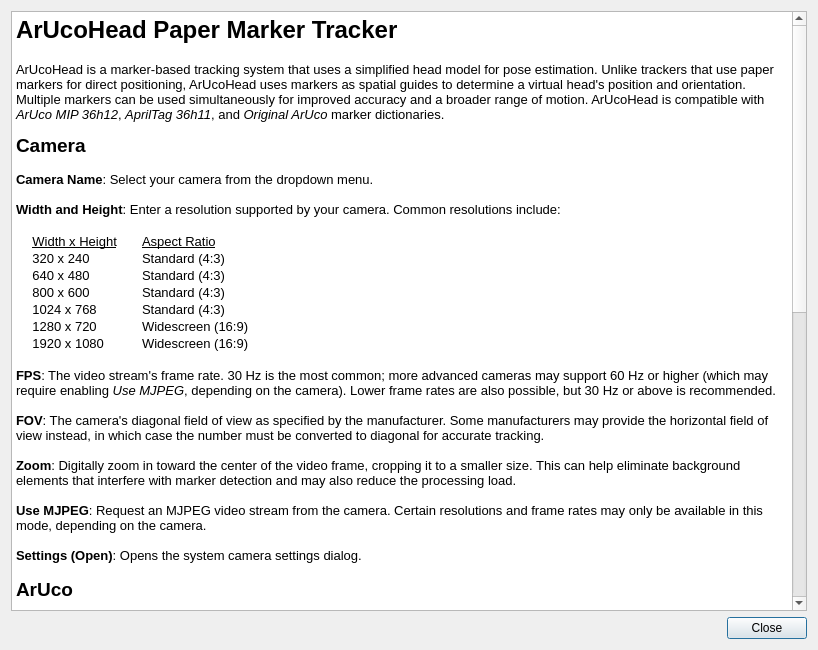
<?xml version="1.0" encoding="UTF-8"?>
<ui version="4.0">
 <class>ArUcoheadHelpDialog</class>
 <widget class="QDialog" name="ArUcoheadHelpDialog">
  <property name="geometry">
   <rect>
    <x>0</x>
    <y>0</y>
    <width>818</width>
    <height>650</height>
   </rect>
  </property>
  <property name="windowTitle">
   <string>ArUcoHead Help</string>
  </property>
  <layout class="QVBoxLayout" name="verticalLayout">
   <item>
    <widget class="QTextBrowser" name="tbHelpText">
     <property name="html">
      <string>&lt;!DOCTYPE HTML PUBLIC &quot;-//W3C//DTD HTML 4.0//EN&quot; &quot;http://www.w3.org/TR/REC-html40/strict.dtd&quot;&gt;
&lt;html&gt;&lt;head&gt;&lt;meta name=&quot;qrichtext&quot; content=&quot;1&quot; /&gt;&lt;meta charset=&quot;utf-8&quot; /&gt;&lt;style type=&quot;text/css&quot;&gt;
p, li { white-space: pre-wrap; }
hr { height: 1px; border-width: 0; }
li.unchecked::marker { content: &quot;\2610&quot;; }
li.checked::marker { content: &quot;\2612&quot;; }
&lt;/style&gt;&lt;/head&gt;&lt;body style=&quot; font-family:'Segoe UI'; font-size:9pt; font-weight:400; font-style:normal;&quot;&gt;
&lt;p style=&quot; margin-top:0px; margin-bottom:0px; margin-left:0px; margin-right:0px; -qt-block-indent:0; text-indent:0px;&quot;&gt;&lt;span style=&quot; font-size:xx-large; font-weight:700;&quot;&gt;ArUcoHead Paper Marker Tracker&lt;/span&gt;&lt;/p&gt;
&lt;p style=&quot; margin-top:18px; margin-bottom:12px; margin-left:0px; margin-right:0px; -qt-block-indent:0; text-indent:0px;&quot;&gt;&lt;span style=&quot; font-size:10pt;&quot;&gt;ArUcoHead is a marker-based tracking system that uses a simplified head model for pose estimation. Unlike trackers that use paper markers for direct positioning, ArUcoHead uses markers as spatial guides to determine a virtual head's position and orientation. Multiple markers can be used simultaneously for improved accuracy and a broader range of motion. ArUcoHead is compatible with &lt;/span&gt;&lt;span style=&quot; font-size:10pt; font-style:italic;&quot;&gt;ArUco MIP 36h12&lt;/span&gt;&lt;span style=&quot; font-size:10pt;&quot;&gt;, &lt;/span&gt;&lt;span style=&quot; font-size:10pt; font-style:italic;&quot;&gt;AprilTag 36h11&lt;/span&gt;&lt;span style=&quot; font-size:10pt;&quot;&gt;, and &lt;/span&gt;&lt;span style=&quot; font-size:10pt; font-style:italic;&quot;&gt;Original ArUco&lt;/span&gt;&lt;span style=&quot; font-size:10pt;&quot;&gt; marker dictionaries.&lt;/span&gt;&lt;/p&gt;
&lt;p style=&quot; margin-top:0px; margin-bottom:0px; margin-left:0px; margin-right:0px; -qt-block-indent:0; text-indent:0px;&quot;&gt;&lt;span style=&quot; font-size:14pt; font-weight:700;&quot;&gt;Camera&lt;/span&gt;&lt;/p&gt;
&lt;p style=&quot; margin-top:0px; margin-bottom:0px; margin-left:0px; margin-right:0px; -qt-block-indent:0; text-indent:0px;&quot;&gt;&lt;span style=&quot; font-size:10pt; font-weight:700;&quot;&gt;&lt;br /&gt;Camera Name&lt;/span&gt;&lt;span style=&quot; font-size:10pt;&quot;&gt;: Select your camera from the dropdown menu.&lt;/span&gt;&lt;/p&gt;
&lt;p style=&quot;-qt-paragraph-type:empty; margin-top:0px; margin-bottom:0px; margin-left:0px; margin-right:0px; -qt-block-indent:0; text-indent:0px; font-size:10pt; font-weight:700;&quot;&gt;&lt;br /&gt;&lt;/p&gt;
&lt;p style=&quot; margin-top:0px; margin-bottom:0px; margin-left:0px; margin-right:0px; -qt-block-indent:0; text-indent:0px;&quot;&gt;&lt;span style=&quot; font-size:10pt; font-weight:700;&quot;&gt;Width and Height&lt;/span&gt;&lt;span style=&quot; font-size:10pt;&quot;&gt;: Enter a resolution supported by your camera. Common resolutions include:&lt;/span&gt;&lt;/p&gt;
&lt;p style=&quot;-qt-paragraph-type:empty; margin-top:0px; margin-bottom:0px; margin-left:0px; margin-right:0px; -qt-block-indent:0; text-indent:0px; font-size:10pt;&quot;&gt;&lt;br /&gt;&lt;/p&gt;
&lt;p style=&quot;-qt-paragraph-type:empty; margin-top:0px; margin-bottom:0px; margin-left:0px; margin-right:0px; -qt-block-indent:0; text-indent:0px; font-size:10pt;&quot;&gt;&lt;br /&gt;&lt;/p&gt;
&lt;table border=&quot;0&quot; style=&quot; margin-top:0px; margin-bottom:0px; margin-left:0px; margin-right:0px;&quot; cellspacing=&quot;2&quot; cellpadding=&quot;0&quot;&gt;&lt;thead&gt;
&lt;tr&gt;
&lt;td&gt;
&lt;p style=&quot; margin-top:0px; margin-bottom:0px; margin-left:0px; margin-right:0px; -qt-block-indent:0; text-indent:0px;&quot;&gt;&lt;span style=&quot; font-size:10pt;&quot;&gt;    &lt;/span&gt;&lt;span style=&quot; font-size:10pt; text-decoration: underline;&quot;&gt;Width x Height&lt;/span&gt;&lt;/p&gt;&lt;/td&gt;
&lt;td&gt;
&lt;p style=&quot; margin-top:0px; margin-bottom:0px; margin-left:0px; margin-right:0px; -qt-block-indent:0; text-indent:0px;&quot;&gt;&lt;span style=&quot; font-size:10pt; text-decoration: underline;&quot;&gt;Aspect Ratio&lt;/span&gt;&lt;/p&gt;&lt;/td&gt;&lt;/tr&gt;&lt;/thead&gt;
&lt;tr&gt;
&lt;td&gt;
&lt;p style=&quot; margin-top:0px; margin-bottom:0px; margin-left:0px; margin-right:0px; -qt-block-indent:0; text-indent:0px;&quot;&gt;&lt;span style=&quot; font-size:10pt;&quot;&gt;    320 x 240&lt;/span&gt;&lt;/p&gt;&lt;/td&gt;
&lt;td&gt;
&lt;p style=&quot; margin-top:0px; margin-bottom:0px; margin-left:0px; margin-right:0px; -qt-block-indent:0; text-indent:0px;&quot;&gt;&lt;span style=&quot; font-size:10pt;&quot;&gt;Standard (4:3)&lt;/span&gt;&lt;/p&gt;&lt;/td&gt;&lt;/tr&gt;
&lt;tr&gt;
&lt;td&gt;
&lt;p style=&quot; margin-top:0px; margin-bottom:0px; margin-left:0px; margin-right:0px; -qt-block-indent:0; text-indent:0px;&quot;&gt;&lt;span style=&quot; font-size:10pt;&quot;&gt;    640 x 480      &lt;/span&gt;&lt;/p&gt;&lt;/td&gt;
&lt;td&gt;
&lt;p style=&quot; margin-top:0px; margin-bottom:0px; margin-left:0px; margin-right:0px; -qt-block-indent:0; text-indent:0px;&quot;&gt;&lt;span style=&quot; font-size:10pt;&quot;&gt;Standard (4:3)&lt;/span&gt;&lt;/p&gt;&lt;/td&gt;&lt;/tr&gt;
&lt;tr&gt;
&lt;td&gt;
&lt;p style=&quot; margin-top:0px; margin-bottom:0px; margin-left:0px; margin-right:0px; -qt-block-indent:0; text-indent:0px;&quot;&gt;&lt;span style=&quot; font-size:10pt;&quot;&gt;    800 x 600&lt;/span&gt;&lt;/p&gt;&lt;/td&gt;
&lt;td&gt;
&lt;p style=&quot; margin-top:0px; margin-bottom:0px; margin-left:0px; margin-right:0px; -qt-block-indent:0; text-indent:0px;&quot;&gt;&lt;span style=&quot; font-size:10pt;&quot;&gt;Standard (4:3)&lt;/span&gt;&lt;/p&gt;&lt;/td&gt;&lt;/tr&gt;
&lt;tr&gt;
&lt;td&gt;
&lt;p style=&quot; margin-top:0px; margin-bottom:0px; margin-left:0px; margin-right:0px; -qt-block-indent:0; text-indent:0px;&quot;&gt;&lt;span style=&quot; font-size:10pt;&quot;&gt;    1024 x 768&lt;/span&gt;&lt;/p&gt;&lt;/td&gt;
&lt;td&gt;
&lt;p style=&quot; margin-top:0px; margin-bottom:0px; margin-left:0px; margin-right:0px; -qt-block-indent:0; text-indent:0px;&quot;&gt;&lt;span style=&quot; font-size:10pt;&quot;&gt;Standard (4:3)&lt;/span&gt;&lt;/p&gt;&lt;/td&gt;&lt;/tr&gt;
&lt;tr&gt;
&lt;td&gt;
&lt;p style=&quot; margin-top:0px; margin-bottom:0px; margin-left:0px; margin-right:0px; -qt-block-indent:0; text-indent:0px;&quot;&gt;&lt;span style=&quot; font-size:10pt;&quot;&gt;    1280 x 720&lt;/span&gt;&lt;/p&gt;&lt;/td&gt;
&lt;td&gt;
&lt;p style=&quot; margin-top:0px; margin-bottom:0px; margin-left:0px; margin-right:0px; -qt-block-indent:0; text-indent:0px;&quot;&gt;&lt;span style=&quot; font-size:10pt;&quot;&gt;Widescreen (16:9)&lt;/span&gt;&lt;/p&gt;&lt;/td&gt;&lt;/tr&gt;
&lt;tr&gt;
&lt;td&gt;
&lt;p style=&quot; margin-top:0px; margin-bottom:0px; margin-left:0px; margin-right:0px; -qt-block-indent:0; text-indent:0px;&quot;&gt;&lt;span style=&quot; font-size:10pt;&quot;&gt;    1920 x 1080          &lt;/span&gt;&lt;/p&gt;&lt;/td&gt;
&lt;td&gt;
&lt;p style=&quot; margin-top:0px; margin-bottom:0px; margin-left:0px; margin-right:0px; -qt-block-indent:0; text-indent:0px;&quot;&gt;&lt;span style=&quot; font-size:10pt;&quot;&gt;Widescreen (16:9)&lt;/span&gt;&lt;/p&gt;&lt;/td&gt;&lt;/tr&gt;&lt;/table&gt;
&lt;p style=&quot;-qt-paragraph-type:empty; margin-top:0px; margin-bottom:0px; margin-left:0px; margin-right:0px; -qt-block-indent:0; text-indent:0px; font-size:10pt;&quot;&gt;&lt;br /&gt;&lt;/p&gt;
&lt;p style=&quot; margin-top:0px; margin-bottom:0px; margin-left:0px; margin-right:0px; -qt-block-indent:0; text-indent:0px;&quot;&gt;&lt;span style=&quot; font-size:10pt; font-weight:700;&quot;&gt;FPS&lt;/span&gt;&lt;span style=&quot; font-size:10pt;&quot;&gt;: The video stream's frame rate. 30 Hz is the most common; more advanced cameras may support 60 Hz or higher (which may require enabling &lt;/span&gt;&lt;span style=&quot; font-size:10pt; font-style:italic;&quot;&gt;Use MJPEG&lt;/span&gt;&lt;span style=&quot; font-size:10pt;&quot;&gt;, depending on the camera). Lower frame rates are also possible, but 30 Hz or above is recommended.&lt;/span&gt;&lt;/p&gt;
&lt;p style=&quot;-qt-paragraph-type:empty; margin-top:0px; margin-bottom:0px; margin-left:0px; margin-right:0px; -qt-block-indent:0; text-indent:0px; font-size:10pt; font-weight:700;&quot;&gt;&lt;br /&gt;&lt;/p&gt;
&lt;p style=&quot; margin-top:0px; margin-bottom:0px; margin-left:0px; margin-right:0px; -qt-block-indent:0; text-indent:0px;&quot;&gt;&lt;span style=&quot; font-size:10pt; font-weight:700;&quot;&gt;FOV&lt;/span&gt;&lt;span style=&quot; font-size:10pt;&quot;&gt;: The camera's diagonal field of view as specified by the manufacturer. Some manufacturers may provide the horizontal field of view instead, in which case the number must be converted to diagonal for accurate tracking.&lt;/span&gt;&lt;/p&gt;
&lt;p style=&quot;-qt-paragraph-type:empty; margin-top:0px; margin-bottom:0px; margin-left:0px; margin-right:0px; -qt-block-indent:0; text-indent:0px; font-size:10pt;&quot;&gt;&lt;br /&gt;&lt;/p&gt;
&lt;p style=&quot; margin-top:0px; margin-bottom:0px; margin-left:0px; margin-right:0px; -qt-block-indent:0; text-indent:0px;&quot;&gt;&lt;span style=&quot; font-size:10pt; font-weight:700;&quot;&gt;Zoom&lt;/span&gt;&lt;span style=&quot; font-size:10pt;&quot;&gt;: Digitally zoom in toward the center of the video frame, cropping it to a smaller size. This can help eliminate background elements that interfere with marker detection and may also reduce the processing load.&lt;/span&gt;&lt;/p&gt;
&lt;p style=&quot;-qt-paragraph-type:empty; margin-top:0px; margin-bottom:0px; margin-left:0px; margin-right:0px; -qt-block-indent:0; text-indent:0px; font-size:10pt;&quot;&gt;&lt;br /&gt;&lt;/p&gt;
&lt;p style=&quot; margin-top:0px; margin-bottom:0px; margin-left:0px; margin-right:0px; -qt-block-indent:0; text-indent:0px;&quot;&gt;&lt;span style=&quot; font-size:10pt; font-weight:700;&quot;&gt;Use MJPEG&lt;/span&gt;&lt;span style=&quot; font-size:10pt;&quot;&gt;: Request an MJPEG video stream from the camera. Certain resolutions and frame rates may only be available in this mode, depending on the camera.&lt;/span&gt;&lt;/p&gt;
&lt;p style=&quot;-qt-paragraph-type:empty; margin-top:0px; margin-bottom:0px; margin-left:0px; margin-right:0px; -qt-block-indent:0; text-indent:0px; font-size:10pt;&quot;&gt;&lt;br /&gt;&lt;/p&gt;
&lt;p style=&quot; margin-top:0px; margin-bottom:0px; margin-left:0px; margin-right:0px; -qt-block-indent:0; text-indent:0px;&quot;&gt;&lt;span style=&quot; font-size:10pt; font-weight:700;&quot;&gt;Settings (Open)&lt;/span&gt;&lt;span style=&quot; font-size:10pt;&quot;&gt;: Opens the system camera settings dialog.&lt;/span&gt;&lt;/p&gt;
&lt;p style=&quot;-qt-paragraph-type:empty; margin-top:0px; margin-bottom:0px; margin-left:0px; margin-right:0px; -qt-block-indent:0; text-indent:0px; font-size:10pt;&quot;&gt;&lt;br /&gt;&lt;/p&gt;
&lt;p style=&quot; margin-top:0px; margin-bottom:0px; margin-left:0px; margin-right:0px; -qt-block-indent:0; text-indent:0px;&quot;&gt;&lt;span style=&quot; font-size:14pt; font-weight:700;&quot;&gt;ArUco&lt;/span&gt;&lt;/p&gt;
&lt;p style=&quot;-qt-paragraph-type:empty; margin-top:0px; margin-bottom:0px; margin-left:0px; margin-right:0px; -qt-block-indent:0; text-indent:0px;&quot;&gt;&lt;br /&gt;&lt;/p&gt;
&lt;p style=&quot; margin-top:0px; margin-bottom:0px; margin-left:0px; margin-right:0px; -qt-block-indent:0; text-indent:0px;&quot;&gt;&lt;span style=&quot; font-size:10pt;&quot;&gt;Markers should be affixed to a rigid surface such as cardboard or a 3d-printed plate — preferably using thin, double-sided tape or a very thin layer of glue as from a glue stick — and attached to a hat or head band. Always start the tracker while in neutral position, head facing forward looking straight at the monitor. Avoid mounting the markers such that they're flat to the camera while in this position as detection can be unstable or jittery when markers are flat to the camera.&lt;/span&gt;&lt;/p&gt;
&lt;p style=&quot;-qt-paragraph-type:empty; margin-top:0px; margin-bottom:0px; margin-left:0px; margin-right:0px; -qt-block-indent:0; text-indent:0px;&quot;&gt;&lt;br /&gt;&lt;/p&gt;
&lt;p style=&quot; margin-top:0px; margin-bottom:0px; margin-left:0px; margin-right:0px; -qt-block-indent:0; text-indent:0px;&quot;&gt;&lt;span style=&quot; font-size:10pt; font-weight:700;&quot;&gt;Dictionary&lt;/span&gt;&lt;span style=&quot; font-size:10pt;&quot;&gt;: ArUcoHead supports the use of &lt;/span&gt;&lt;span style=&quot; font-size:10pt; font-style:italic;&quot;&gt;ArUco MIP 36h12&lt;/span&gt;&lt;span style=&quot; font-size:10pt;&quot;&gt;, &lt;/span&gt;&lt;span style=&quot; font-size:10pt; font-style:italic;&quot;&gt;AprilTag 36h11&lt;/span&gt;&lt;span style=&quot; font-size:10pt;&quot;&gt;, and &lt;/span&gt;&lt;span style=&quot; font-size:10pt; font-style:italic;&quot;&gt;Original ArUco&lt;/span&gt;&lt;span style=&quot; font-size:10pt;&quot;&gt; markers. ArUco MIP 36h12 and AprilTag 36h11 offer the best reliability — more accurate ID detection with fewer false positives — while Original ArUco may be slightly faster. Markers can be generated and printed at &lt;/span&gt;&lt;a href=&quot;https://chev.me/arucogen/&quot;&gt;&lt;span style=&quot; font-size:10pt; text-decoration: underline; color:#003e92;&quot;&gt;chev.me/arucogen/&lt;/span&gt;&lt;/a&gt;&lt;span style=&quot; font-size:10pt;&quot;&gt;.&lt;/span&gt;&lt;/p&gt;
&lt;p style=&quot;-qt-paragraph-type:empty; margin-top:0px; margin-bottom:0px; margin-left:0px; margin-right:0px; -qt-block-indent:0; text-indent:0px; font-size:10pt;&quot;&gt;&lt;br /&gt;&lt;/p&gt;
&lt;p style=&quot; margin-top:0px; margin-bottom:0px; margin-left:0px; margin-right:0px; -qt-block-indent:0; text-indent:0px;&quot;&gt;&lt;span style=&quot; font-size:10pt; font-weight:700;&quot;&gt;Marker size&lt;/span&gt;&lt;span style=&quot; font-size:10pt;&quot;&gt;: The ideal marker size will depend on camera resolution, the maximum distance from the camera, and personal comfort. Higher resolutions and shorter distances allow for smaller markers. The default is 80mm, which is suitable for close to medium distances.&lt;/span&gt;&lt;/p&gt;
&lt;p style=&quot;-qt-paragraph-type:empty; margin-top:0px; margin-bottom:0px; margin-left:0px; margin-right:0px; -qt-block-indent:0; text-indent:0px; font-size:10pt;&quot;&gt;&lt;br /&gt;&lt;/p&gt;
&lt;p style=&quot; margin-top:0px; margin-bottom:0px; margin-left:0px; margin-right:0px; -qt-block-indent:0; text-indent:0px;&quot;&gt;&lt;span style=&quot; font-size:10pt;&quot;&gt;For best results always include a plain white border (known as the &amp;quot;quiet zone&amp;quot;) around the marker. This should be at least the width of one cell (one of the black or white squares that make up the marker) of the marker. Minimum requirements are:&lt;/span&gt;&lt;/p&gt;
&lt;p style=&quot; margin-top:12px; margin-bottom:12px; margin-left:0px; margin-right:0px; -qt-block-indent:0; text-indent:0px;&quot;&gt;    &lt;/p&gt;
&lt;table border=&quot;0&quot; style=&quot; margin-top:0px; margin-bottom:0px; margin-left:0px; margin-right:0px;&quot; cellspacing=&quot;2&quot; cellpadding=&quot;0&quot;&gt;&lt;thead&gt;
&lt;tr&gt;
&lt;td&gt;
&lt;p style=&quot; margin-top:0px; margin-bottom:0px; margin-left:0px; margin-right:0px; -qt-block-indent:0; text-indent:0px;&quot;&gt;&lt;span style=&quot; font-size:10pt; text-decoration: underline;&quot;&gt;Marker Type&lt;/span&gt;&lt;/p&gt;&lt;/td&gt;
&lt;td&gt;
&lt;p style=&quot; margin-top:0px; margin-bottom:0px; margin-left:0px; margin-right:0px; -qt-block-indent:0; text-indent:0px;&quot;&gt;&lt;span style=&quot; font-size:10pt; text-decoration: underline;&quot;&gt;Quiet Zone Size&lt;/span&gt;&lt;/p&gt;&lt;/td&gt;
&lt;td&gt;
&lt;p align=&quot;center&quot; style=&quot; margin-top:0px; margin-bottom:0px; margin-left:0px; margin-right:0px; -qt-block-indent:0; text-indent:0px;&quot;&gt;&lt;span style=&quot; font-size:10pt; text-decoration: underline;&quot;&gt;Total Mounted Size&lt;/span&gt;&lt;/p&gt;&lt;/td&gt;&lt;/tr&gt;&lt;/thead&gt;
&lt;tr&gt;
&lt;td&gt;
&lt;p style=&quot; margin-top:0px; margin-bottom:0px; margin-left:0px; margin-right:0px; -qt-block-indent:0; text-indent:0px;&quot;&gt;&lt;span style=&quot; font-size:10pt;&quot;&gt;ArUco MIP 36h12     &lt;/span&gt;&lt;/p&gt;&lt;/td&gt;
&lt;td&gt;
&lt;p style=&quot; margin-top:0px; margin-bottom:0px; margin-left:0px; margin-right:0px; -qt-block-indent:0; text-indent:0px;&quot;&gt;&lt;span style=&quot; font-size:10pt;&quot;&gt;Marker size x 1⁄8         &lt;/span&gt;&lt;/p&gt;&lt;/td&gt;
&lt;td&gt;
&lt;p style=&quot; margin-top:0px; margin-bottom:0px; margin-left:0px; margin-right:0px; -qt-block-indent:0; text-indent:0px;&quot;&gt;&lt;span style=&quot; font-size:10pt;&quot;&gt;Marker size x 10⁄8&lt;/span&gt;&lt;/p&gt;&lt;/td&gt;&lt;/tr&gt;
&lt;tr&gt;
&lt;td&gt;
&lt;p style=&quot; margin-top:0px; margin-bottom:0px; margin-left:0px; margin-right:0px; -qt-block-indent:0; text-indent:0px;&quot;&gt;&lt;span style=&quot; font-size:10pt;&quot;&gt;AprilTag 36h11      &lt;/span&gt;&lt;/p&gt;&lt;/td&gt;
&lt;td&gt;
&lt;p style=&quot; margin-top:0px; margin-bottom:0px; margin-left:0px; margin-right:0px; -qt-block-indent:0; text-indent:0px;&quot;&gt;&lt;span style=&quot; font-size:10pt;&quot;&gt;Marker size x 1⁄8      &lt;/span&gt;&lt;/p&gt;&lt;/td&gt;
&lt;td&gt;
&lt;p style=&quot; margin-top:0px; margin-bottom:0px; margin-left:0px; margin-right:0px; -qt-block-indent:0; text-indent:0px;&quot;&gt;&lt;span style=&quot; font-size:10pt;&quot;&gt;Marker size x 10⁄8&lt;/span&gt;&lt;/p&gt;&lt;/td&gt;&lt;/tr&gt;
&lt;tr&gt;
&lt;td&gt;
&lt;p style=&quot; margin-top:0px; margin-bottom:0px; margin-left:0px; margin-right:0px; -qt-block-indent:0; text-indent:0px;&quot;&gt;&lt;span style=&quot; font-size:10pt;&quot;&gt;Original ArUco&lt;/span&gt;&lt;/p&gt;&lt;/td&gt;
&lt;td&gt;
&lt;p style=&quot; margin-top:0px; margin-bottom:0px; margin-left:0px; margin-right:0px; -qt-block-indent:0; text-indent:0px;&quot;&gt;&lt;span style=&quot; font-size:10pt;&quot;&gt;Marker size x 1⁄7 &lt;/span&gt;&lt;/p&gt;&lt;/td&gt;
&lt;td&gt;
&lt;p style=&quot; margin-top:0px; margin-bottom:0px; margin-left:0px; margin-right:0px; -qt-block-indent:0; text-indent:0px;&quot;&gt;&lt;span style=&quot; font-size:10pt;&quot;&gt;Marker size x 9⁄7&lt;/span&gt;&lt;/p&gt;&lt;/td&gt;&lt;/tr&gt;&lt;/table&gt;
&lt;p style=&quot; margin-top:0px; margin-bottom:0px; margin-left:0px; margin-right:0px; -qt-block-indent:0; text-indent:0px;&quot;&gt;&lt;span style=&quot; font-size:10pt;&quot;&gt;&lt;br /&gt;&lt;/span&gt;&lt;span style=&quot; font-size:10pt; font-style:italic;&quot;&gt;Example: A 60 mm MIP 36h12 marker requires a 7.5 mm white border on all sides, for a total mounted area of 75 × 75 mm.&lt;/span&gt;&lt;/p&gt;
&lt;p style=&quot; margin-top:0px; margin-bottom:0px; margin-left:0px; margin-right:0px; -qt-block-indent:0; text-indent:0px;&quot;&gt;&lt;span style=&quot; font-size:10pt; font-weight:700;&quot;&gt;&lt;br /&gt;Number of markers&lt;/span&gt;&lt;span style=&quot; font-size:10pt;&quot;&gt;: The maximum number of markers to use for pose estimation.&lt;/span&gt;&lt;/p&gt;
&lt;p style=&quot;-qt-paragraph-type:empty; margin-top:0px; margin-bottom:0px; margin-left:0px; margin-right:0px; -qt-block-indent:0; text-indent:0px; font-size:10pt;&quot;&gt;&lt;br /&gt;&lt;/p&gt;
&lt;p style=&quot; margin-top:0px; margin-bottom:0px; margin-left:0px; margin-right:0px; -qt-block-indent:0; text-indent:0px;&quot;&gt;&lt;span style=&quot; font-size:10pt; font-weight:700;&quot;&gt;First marker ID&lt;/span&gt;&lt;span style=&quot; font-size:10pt;&quot;&gt;: The ID of the lowest-numbered marker to use. Other markers should be numbered sequentially from this value. Together with the number of markers, this defines the range of IDs the tracker will look for. Any ID outside this range is ignored to guard against false detections.&lt;/span&gt;&lt;/p&gt;
&lt;p style=&quot;-qt-paragraph-type:empty; margin-top:0px; margin-bottom:0px; margin-left:0px; margin-right:0px; -qt-block-indent:0; text-indent:0px;&quot;&gt;&lt;br /&gt;&lt;/p&gt;
&lt;p style=&quot; margin-top:0px; margin-bottom:0px; margin-left:0px; margin-right:0px; -qt-block-indent:0; text-indent:0px;&quot;&gt;&lt;span style=&quot; font-size:14pt; font-weight:700;&quot;&gt;Head&lt;/span&gt;&lt;/p&gt;
&lt;p style=&quot;-qt-paragraph-type:empty; margin-top:0px; margin-bottom:0px; margin-left:0px; margin-right:0px; -qt-block-indent:0; text-indent:0px;&quot;&gt;&lt;br /&gt;&lt;/p&gt;
&lt;p style=&quot; margin-top:0px; margin-bottom:0px; margin-left:0px; margin-right:0px; -qt-block-indent:0; text-indent:0px;&quot;&gt;&lt;span style=&quot; font-size:10pt;&quot;&gt;These measurements help the software translate marker movement into accurate head rotation.&lt;/span&gt;&lt;/p&gt;
&lt;p style=&quot;-qt-paragraph-type:empty; margin-top:0px; margin-bottom:0px; margin-left:0px; margin-right:0px; -qt-block-indent:0; text-indent:0px; font-size:10pt;&quot;&gt;&lt;br /&gt;&lt;/p&gt;
&lt;p style=&quot; margin-top:0px; margin-bottom:0px; margin-left:0px; margin-right:0px; -qt-block-indent:0; text-indent:0px;&quot;&gt;&lt;span style=&quot; font-size:10pt; font-weight:700;&quot;&gt;Head circumference&lt;/span&gt;&lt;span style=&quot; font-size:10pt;&quot;&gt;: Measure around your head at the exact level where the markers are positioned.&lt;/span&gt;&lt;/p&gt;
&lt;p style=&quot;-qt-paragraph-type:empty; margin-top:0px; margin-bottom:0px; margin-left:0px; margin-right:0px; -qt-block-indent:0; text-indent:0px; font-size:10pt;&quot;&gt;&lt;br /&gt;&lt;/p&gt;
&lt;p style=&quot; margin-top:0px; margin-bottom:0px; margin-left:0px; margin-right:0px; -qt-block-indent:0; text-indent:0px;&quot;&gt;&lt;span style=&quot; font-size:10pt; font-weight:700;&quot;&gt;Jawline to marker distance&lt;/span&gt;&lt;span style=&quot; font-size:10pt;&quot;&gt;: Measure vertically from your jawline to the marker level, used to determine the pivot point for head rotation.&lt;/span&gt;&lt;/p&gt;&lt;/body&gt;&lt;/html&gt;</string>
     </property>
     <property name="openExternalLinks">
      <bool>true</bool>
     </property>
     <property name="openLinks">
      <bool>true</bool>
     </property>
    </widget>
   </item>
   <item>
    <widget class="QDialogButtonBox" name="buttonBox">
     <property name="orientation">
      <enum>Qt::Orientation::Horizontal</enum>
     </property>
     <property name="standardButtons">
      <set>QDialogButtonBox::StandardButton::Close</set>
     </property>
    </widget>
   </item>
  </layout>
 </widget>
 <resources/>
 <connections>
  <connection>
   <sender>buttonBox</sender>
   <signal>accepted()</signal>
   <receiver>ArUcoheadHelpDialog</receiver>
   <slot>accept()</slot>
   <hints>
    <hint type="sourcelabel">
     <x>248</x>
     <y>254</y>
    </hint>
    <hint type="destinationlabel">
     <x>157</x>
     <y>274</y>
    </hint>
   </hints>
  </connection>
  <connection>
   <sender>buttonBox</sender>
   <signal>rejected()</signal>
   <receiver>ArUcoheadHelpDialog</receiver>
   <slot>reject()</slot>
   <hints>
    <hint type="sourcelabel">
     <x>316</x>
     <y>260</y>
    </hint>
    <hint type="destinationlabel">
     <x>286</x>
     <y>274</y>
    </hint>
   </hints>
  </connection>
 </connections>
</ui>
